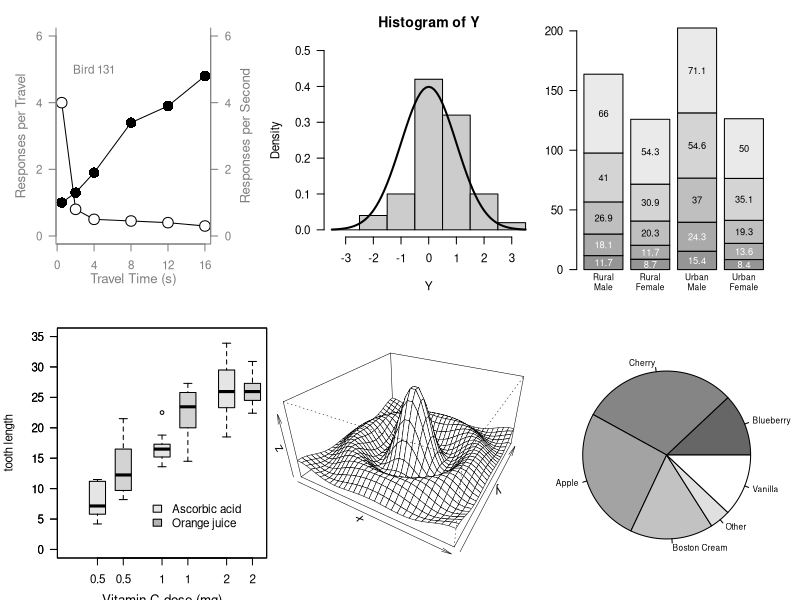

Write the R code that produced this figure.
## ---- chunk 1
par(mfrow=c(2, 3))

# Scatterplot
x <- c(0.5, 2, 4, 8, 12, 16)
y1 <- c(1, 1.3, 1.9, 3.4, 3.9, 4.8)
y2 <- c(4, .8, .5, .45, .4, .3)
par(las=1, mar=c(4, 4, 2, 4), cex=.7)
plot.new()
plot.window(range(x), c(0, 6))
lines(x, y1)
lines(x, y2)
points(x, y1, pch=16, cex=2)
points(x, y2, pch=21, bg="white", cex=2)
par(col="gray50", fg="gray50", col.axis="gray50")
axis(1, at=seq(0, 16, 4))
axis(2, at=seq(0, 6, 2))
axis(4, at=seq(0, 6, 2))
box(bty="u")
mtext("Travel Time (s)", side=1, line=2, cex=0.8)
mtext("Responses per Travel", side=2, line=2, las=0, cex=0.8)
mtext("Responses per Second", side=4, line=2, las=0, cex=0.8)
text(4, 5, "Bird 131")
par(mar=c(5.1, 4.1, 4.1, 2.1), col="black", fg="black", col.axis="black")

# Histogram
# Random data
Y <- rnorm(50)
# Make sure no Y exceed [-3.5, 3.5]
Y[Y < -3.5 | Y > 3.5] <- NA
x <- seq(-3.5, 3.5, .1)
dn <- dnorm(x)
par(mar=c(4.5, 4.1, 3.1, 0))
hist(Y, breaks=seq(-3.5, 3.5), ylim=c(0, 0.5), 
     col="gray80", freq=FALSE)
lines(x, dnorm(x), lwd=2)
par(mar=c(5.1, 4.1, 4.1, 2.1))

# Barplot
# Modified from example(barplot)
par(mar=c(2, 3.1, 2, 2.1))
midpts <- barplot(VADeaths, 
                  col=gray(0.5 + 1:5/12), 
                  names=rep("", 4))
mtext(sub(" ", "\n", colnames(VADeaths)),
      at=midpts, side=1, line=0.5, cex=0.5)
text(rep(midpts, each=5), apply(VADeaths, 2, cumsum) - VADeaths/2,
     VADeaths, 
     col=rep(c("white", "black"), times=2:3), 
     cex=0.8)
par(mar=c(5.1, 4.1, 4.1, 2.1))

# Boxplot
# Modified example(boxplot) - itself from suggestion by Roger Bivand
par(mar=c(3, 4.1, 2, 0))
     boxplot(len ~ dose, data = ToothGrowth,
             boxwex = 0.25, at = 1:3 - 0.2,
             subset= supp == "VC", col="gray90",
             xlab="",
             ylab="tooth length", ylim=c(0,35))
     mtext("Vitamin C dose (mg)", side=1, line=2.5, cex=0.8)
     boxplot(len ~ dose, data = ToothGrowth, add = TRUE,
             boxwex = 0.25, at = 1:3 + 0.2,

             subset= supp == "OJ")
     legend(1.5, 9, c("Ascorbic acid", "Orange juice"), 
            fill = c("gray90", "gray70"), 
            bty="n")
par(mar=c(5.1, 4.1, 4.1, 2.1))

# Persp
# Almost exactly example(persp)
    x <- seq(-10, 10, length= 30)
     y <- x
     f <- function(x,y) { r <- sqrt(x^2+y^2); 10 * sin(r)/r }
     z <- outer(x, y, f)
     z[is.na(z)] <- 1
# 0.5 to include z axis label
par(mar=c(0, 0.5, 0, 0), lwd=0.5)
     persp(x, y, z, theta = 30, phi = 30, 
 
           expand = 0.5)
par(mar=c(5.1, 4.1, 4.1, 2.1), lwd=1)

# Piechart
# Example 4 from help(pie)
par(mar=c(0, 2, 1, 2), xpd=FALSE, cex=0.5)
     pie.sales <- c(0.12, 0.3, 0.26, 0.16, 0.04, 0.12)
     names(pie.sales) <- c("Blueberry", "Cherry",
         "Apple", "Boston Cream", "Other", "Vanilla")
     pie(pie.sales, col = gray(seq(0.4,1.0,length=6))) 




